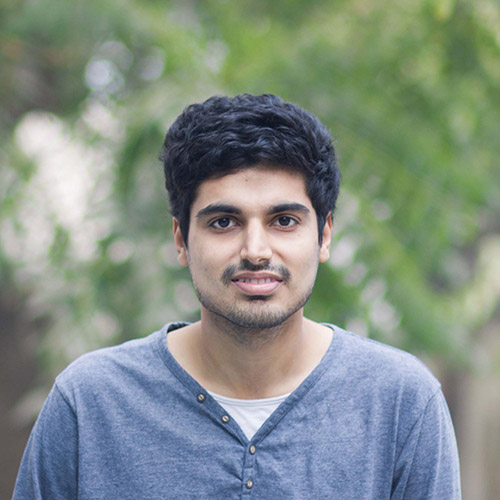
#> input picture pulkit.jpg, 500 x 500 px
$ python TraingulationMain.py
#> lines starting #> are read from the running program, lines starting #| are printed output that depends on the picture

"""
Created on Wed Sep 12 00:03:48 2018

@author: vikas upadhyay

Image morphing Pulkit over Rohan

"""

import cv2
import numpy as np
import random
from numpy.linalg import inv
import time
# Apply affine transform calculated using srcTri and dstTri to src and
# output an image of size.
def applyAffineTransform(src, srcTri, dstTri, size) :
    # Given a pair of triangles, find the affine transform.
#    warpMat = cv2.getAffineTransform( np.float32(srcTri), np.float32(dstTri) )

#    warpMat, status = cv2.findHomography(np.float32(srcTri), np.float32(dstTri))
#    dst = cv2.warpPerspective(src, warpMat,(width,height))

    # alternative affine transform
    pts1 = np.array([[srcTri[0][0],srcTri[1][0],srcTri[2][0]], [srcTri[0][1],srcTri[1][1], srcTri[2][1]],[1,1,1]])
    pts2 = np.array([[dstTri[0][0],dstTri[1][0],dstTri[2][0]], [dstTri[0][1],dstTri[1][1],dstTri[2][1]] ,[1,1,1]])
    if np.linalg.det(pts1)!= 0:
#        print('hi')
        InvA=inv(pts1)
        AffineT=np.matmul(pts2,InvA)
        warpMat = np.float64((AffineT[0,:],AffineT[1,:]))
    else:
#        print('bye')
        warpMat = cv2.getAffineTransform( np.float32(srcTri), np.float32(dstTri) )
    # Apply the Affine Transform just found to the src image
    dst = cv2.warpAffine( src, warpMat, (size[0], size[1]), None, flags=cv2.INTER_LINEAR, borderMode=cv2.BORDER_REFLECT_101 )
    return dst


# Warps and alpha blends triangular regions from img1 and img2 to img
def morphTriangle(img1, img2, img, t1, t2, t, alpha) :

    # Find bounding rectangle for each triangle
    r1 = cv2.boundingRect(np.float32([t1]))
    r2 = cv2.boundingRect(np.float32([t2]))
    r = cv2.boundingRect(np.float32([t]))

    # Offset points by left top corner of the respective rectangles
    t1Rect = []
    t2Rect = []
    tRect = []

    for i in range(0, 3):
        tRect.append(((t[i][0] - r[0]),(t[i][1] - r[1])))
        t1Rect.append(((t1[i][0] - r1[0]),(t1[i][1] - r1[1])))
        t2Rect.append(((t2[i][0] - r2[0]),(t2[i][1] - r2[1])))

    # Get mask by filling triangle
    mask = np.zeros((r[3], r[2], 3), dtype = np.float32)
    cv2.fillConvexPoly(mask, np.int32(tRect), (1.0, 1.0, 1.0), 16, 0);

    # Apply warpImage to small rectangular patches
    img1Rect = img1[r1[1]:r1[1] + r1[3], r1[0]:r1[0] + r1[2]]
    img2Rect = img2[r2[1]:r2[1] + r2[3], r2[0]:r2[0] + r2[2]]

    size = (r[2], r[3])
    warpImage1 = applyAffineTransform(img1Rect, t1Rect, tRect, size)
    warpImage2 = applyAffineTransform(img2Rect, t2Rect, tRect, size)

    # Alpha blend rectangular patches
    imgRect = (1.0 - alpha) * warpImage1 + alpha * warpImage2

    # Copy triangular region of the rectangular patch to the output image
    img[r[1]:r[1]+r[3], r[0]:r[0]+r[2]] = img[r[1]:r[1]+r[3], r[0]:r[0]+r[2]] * ( 1 - mask ) + imgRect * mask


# Check if a point is inside a rectangle
def rect_contains(rect, point) :
    if point[0] < rect[0] :
        return False
    elif point[1] < rect[1] :
        return False
    elif point[0] > rect[2] :
        return False
    elif point[1] > rect[3] :
        return False
    return True

# Draw delaunay triangles
def draw_delaunay(img, subdiv, delaunay_color ) :

    triangleList = subdiv.getTriangleList();
    size = img.shape
    r = (0, 0, size[1], size[0])
    triangleList[:,0]
    for t in triangleList :
        pt1 = (t[0], t[1])
        pt2 = (t[2], t[3])
        pt3 = (t[4], t[5])
        if rect_contains(r, pt1) and rect_contains(r, pt2) and rect_contains(r, pt3) :

            cv2.line(img, pt1, pt2, delaunay_color, 1)
            cv2.line(img, pt2, pt3, delaunay_color, 1)
            cv2.line(img, pt3, pt1, delaunay_color, 1)

    return triangleList


# Define window names
win_delaunay = "Delaunay Triangulation"

#  draw triangles
animate = True
alpha = 0.5

# Define colors for drawing.
delaunay_color = (255,255,255)
points_color = (0, 0, 255)

# Read in the image.
img1 = cv2.imread("pulkit.jpg");
#> img1 is the input picture: shape (500, 500, 3); mean B, G, R 133.5, 142.2, 130.9
img2 = cv2.imread("rohan.jpg");
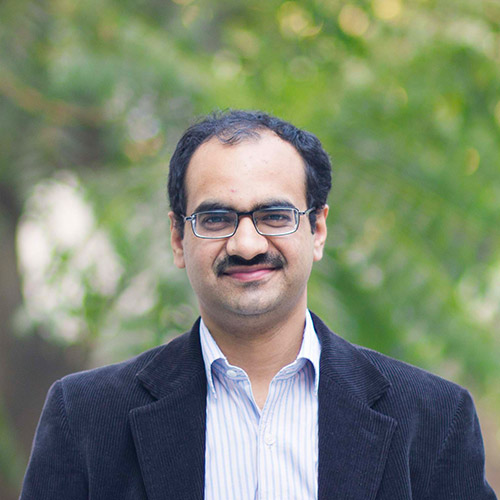
#> input picture rohan.jpg, 500 x 500 px
#> img2 is the input picture: shape (500, 500, 3); mean B, G, R 112.2, 134.1, 123.1

# Keep a copy around
img_orig = img1.copy();

# Rectangle to be used with Subdiv2D
size = img1.shape
#> size = (500, 500, 3)
rect = (0, 0, size[1], size[0])
#> rect = (0, 0, 500, 500)

# Create an instance of Subdiv2D
subdiv = cv2.Subdiv2D(rect);

# Create an array of points.
points = []; points1_n=[];points2_n=[]
points1=list(np.loadtxt('pulkit.txt'))
points2=list(np.loadtxt('rohan.txt'))

# Compute weighted average point coordinates
for i in range(0, len(points1)):
    x = ( 1 - alpha ) * points1[i][0] + alpha * points2[i][0]
    y = ( 1 - alpha ) * points1[i][1] + alpha * points2[i][1]
    points1_n.append((points1[i][0],points1[i][1]))
    points2_n.append((points2[i][0],points2[i][1]))
    points.append((x,y))

np.savetxt('pulkit_rohan.txt',points)
points=list(np.loadtxt('pulkit_rohan.txt'))

# Insert points into subdiv
#for p in points2_n:       # points pulkit_rohan | points1_n pulkit | points2_n rohan
#    subdiv.insert(p)
#    if animate :
#        img1_copy = img_orig.copy()
#        # Draw delaunay triangles
#        draw_delaunay( img1_copy, subdiv, (255, 255, 255) );
#        cv2.imshow(win_delaunay, img1_copy)
#        cv2.waitKey(100)
### Draw delaunay triangles
# [51 lines of commented-out code are left out]

tr_pulkit=list(np.loadtxt('triangle_pulkit.txt'))
tr_rohan= list(np.loadtxt('triangle_rohan.txt'))
tr_pulkit_rohan= list(np.loadtxt('triangle_pulkit_rohan.txt'))

# Allocate space for final output
img1Morph = np.zeros(img1.shape, dtype = img1.dtype)
i=0
interFrame=20
for i in range(interFrame+1):
    alpha=i*1/interFrame
    for indx in range(len(tr_pulkit)) :
        x,y,z = tr_pulkit[indx]
        i=i+1
        x = int(x)
        y = int(y)
        z = int(z)
    #    print(i)
        t1 = [points1[x], points1[y], points1[z]]
        t2 = [points2[x], points2[y], points2[z]]
        t = [ points[x], points[y], points[z] ]
            # Morph one triangle at a time.
        morphTriangle(img1, img2, img1Morph, t1, t2, t, alpha)
    cv2.imwrite('res/itration'+str(i)+'.jpg',img1Morph)
# Display Result
    cv2.imshow('display', np.uint8(img1Morph))
    time.sleep(0.1)
    cv2.waitKey(1)
#> this loop made 21 passes
#> pass 1, in morphTriangle (call 4), `img1Rect = img1[r1[1]:r1[1] + r1[3], r1[0]:r1[0] + r1[2]]`:
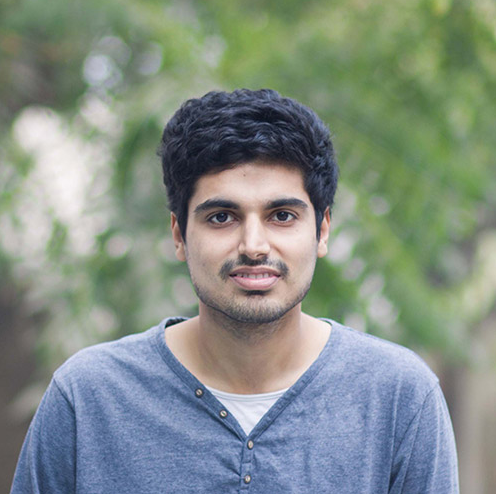
#> img1Rect: shape (494, 496, 3); mean B, G, R 133.9, 142.3, 131.1
#> pass 1, in morphTriangle (call 4), `img2Rect = img2[r2[1]:r2[1] + r2[3], r2[0]:r2[0] + r2[2]]`:
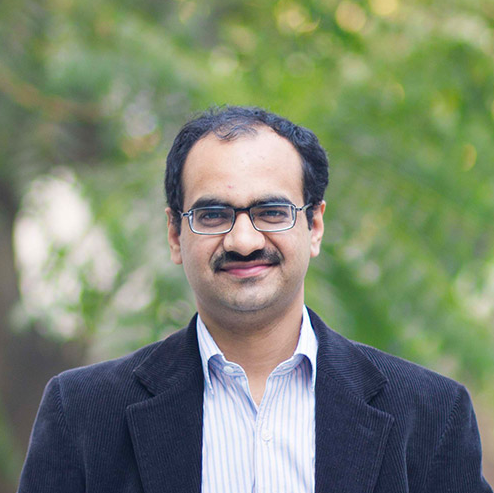
#> img2Rect: shape (493, 494, 3); mean B, G, R 112.5, 134.3, 123.3
#> pass 1, in applyAffineTransform (call 7), `dst = cv2.warpAffine( src, warpMat, (size[0], size[1]), None, flags=cv..`:
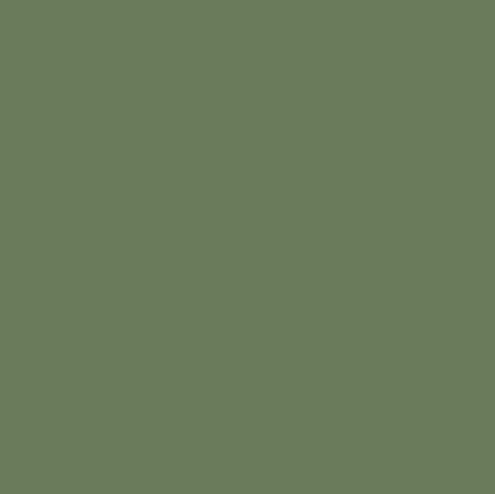
#> dst: shape (494, 495, 3); mean B, G, R 91, 123, 106
#> after the loop:
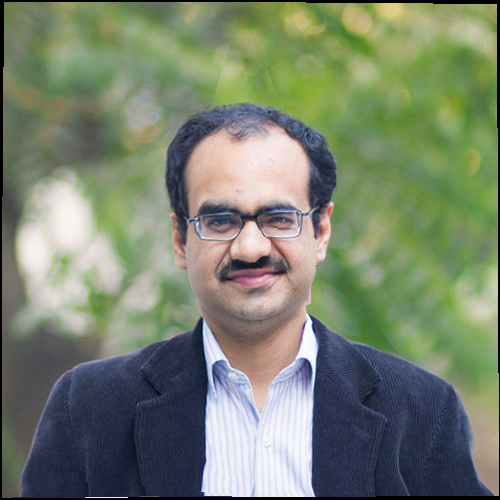
#> img1Morph: shape (500, 500, 3); mean B, G, R 110.2, 131, 120.7

cv2.destroyAllWindows()
